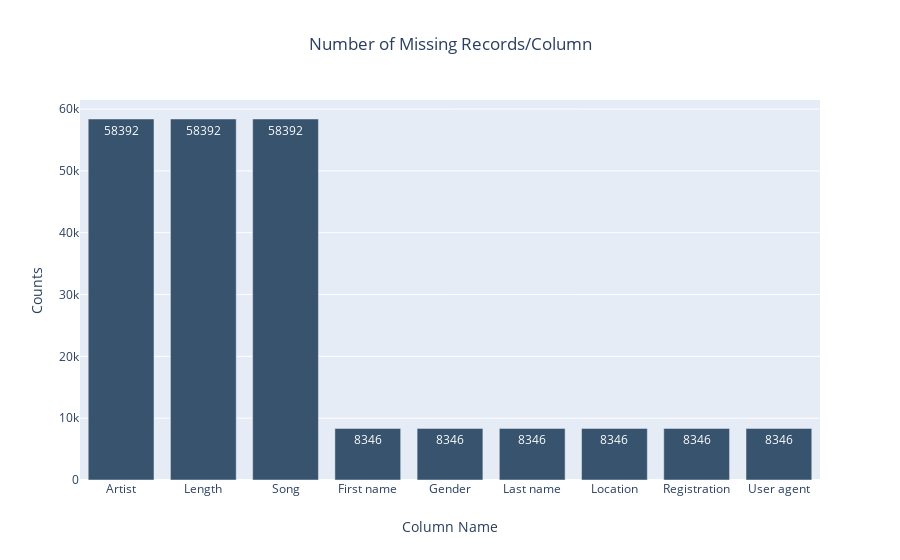

Notebook cell for this chart:
### Markdown cell above
First, I will check the number of missing records in each column. I created a function called ```check_nulls``` which takes the ```Pyspark Dataframe``` as an object and uses ```plotly``` to create a bar chart for the distribution of missing records in each column.

### Code cell
def check_nulls(df):
    """Create a plot of the number of missing records in each column.
    
        Args:
            df (DataFrame): Pyspark Dataframe object
            
        Returns:
            None  
    """
    df = df.select([count(when(isnull(c), c)).alias(c) for c in df.columns])
    nulls_df = df.toPandas()
    missing_records = nulls_df.iloc[0]
    column_names = nulls_df.columns.tolist()
    nulls_df = pd.DataFrame({"missing_records": missing_records}).query("missing_records > 0")
    nulls = nulls_df.sort_values('missing_records', ascending=False)
    
    x = [ ' '.join(re.sub('([a-z])([A-Z])', r'\1 \2', name).split()).capitalize() for name in nulls.index.tolist()]
    y=nulls["missing_records"]
    fig = go.Figure([go.Bar(x=x, y=y, text=nulls["missing_records"],
                            marker_color='rgb(55, 83, 109)', textposition='auto', 
                            hovertext=["Missing Records in the `{}` column is {}".format(bar, y[i]) for i, bar in enumerate(x)],
                            hoverinfo="text")])
    
    fig.update_layout(
        title=go.layout.Title(
            text="Number of Missing Records/Column",
            x=0.5,
        ),
        xaxis=go.layout.XAxis(
            title=go.layout.xaxis.Title(
                text="Column Name",
            )
        ),
        yaxis=go.layout.YAxis(
            title=go.layout.yaxis.Title(
                text="Counts",
            )
        )
    )
    
    fig.show()
    

check_nulls(df)

### Figure 1 — Plotly figure (JSON) as saved in the notebook; plotly's stock layout.template omitted (floating-point values rounded to 4 significant figures)
{"data": [{"hoverinfo": "text", "hovertext": ["Missing Records in the `Artist` column is 58392", "Missing Records in the `Length` column is 58392", "Missing Records in the `Song` column is 58392", "Missing Records in the `First name` column is 8346", "Missing Records in the `Gender` column is 8346", "Missing Records in the `Last name` column is 8346", "Missing Records in the `Location` column is 8346", "Missing Records in the `Registration` column is 8346", "Missing Records in the `User agent` column is 8346"], "marker": {"color": "rgb(55, 83, 109)"}, "text": [58392, 58392, 58392, 8346, 8346, 8346, 8346, 8346, 8346], "textposition": "auto", "type": "bar", "x": ["Artist", "Length", "Song", "First name", "Gender", "Last name", "Location", "Registration", "User agent"], "y": [58392, 58392, 58392, 8346, 8346, 8346, 8346, 8346, 8346]}], "layout": {"title": {"text": "Number of Missing Records/Column", "x": 0.5}, "xaxis": {"title": {"text": "Column Name"}}, "yaxis": {"title": {"text": "Counts"}}}}
